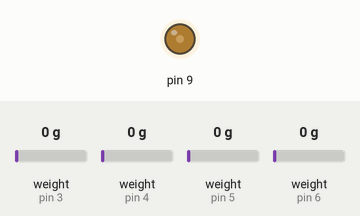
Bench run of a sketch on a simulated Arduino Uno, built with avr-gcc and run on an emulated ATmega328P. Shown: output pins drawn as LEDs (lit = HIGH). The test bench sets the inputs (shaded band); at power-on: weight on the scale (sensors on pin 3, pin 4, pin 5, pin 6) 0 g. What the sketch prints to the serial monitor is not drawn.

Above: at 0.1 s.
Timing chart, 0 to 1.6 s (numbered marks = the images above):
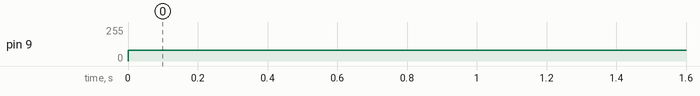

The sketch:

Standing_Prototype_Bluetooth.ino.ino
```cpp
#include "HX711.h"
#include <Q2HX711.h>
#include <SoftwareSerial.h>

#define calibration_factor -7050.0 //This value is obtained using the SparkFun_HX711_Calibration sketch
#define NUM_TRIALS 10
#define CLK  2
#define DOUT_1  6
#define DOUT_2  5
#define DOUT_3  4
#define DOUT_4  3

HX711 scale_1(DOUT_1, CLK);
HX711 scale_2(DOUT_2, CLK);
HX711 scale_3(DOUT_3, CLK);
HX711 scale_4(DOUT_4, CLK);

SoftwareSerial hc_08(10, 11);

float val1, val2, val3, val4;
float forward1 = 0, forward2 = 0, forward3 = 0, forward4 = 0; //Goes from left to right on the platform by vertical pairs of two
float backward1 = 0, backward2 = 0, backward3 = 0, backward4 = 0;
float neutral1 = 0, neutral2 = 0, neutral3 = 0, neutral4 = 0;
float left, right; //left = (1 + 2)/2, Right = (3 + 4)/2    May end up doing two values
float leftNeutral, leftForward, leftBackward;
float rightNeutral, rightForward, rightBackward;
uint8_t serialLeft, serialRight;
uint8_t head = 'A';
uint8_t tail = 'B';

void haptic() {
  digitalWrite(8, HIGH);
  digitalWrite(7, LOW);
  analogWrite(9, 80);
  delay(400);
  //  delay(500);
  digitalWrite(8, LOW);
  digitalWrite(7, LOW);
}

void setup() {
  Serial.begin(9600);
  hc_08.begin(9600);
  Serial.println("HX711 scale demo");
  haptic();

  scale_1.set_scale(calibration_factor); //This value is obtained by using the SparkFun_HX711_Calibration sketch
  scale_1.tare(); //Assuming there is no weight on the scale at start up, reset the scale to 0

  scale_2.set_scale(calibration_factor); //This value is obtained by using the SparkFun_HX711_Calibration sketch
  scale_2.tare(); //Assuming there is no weight on the scale at start up, reset the scale to 0

  scale_3.set_scale(calibration_factor); //This value is obtained by using the SparkFun_HX711_Calibration sketch
  scale_3.tare(); //Assuming there is no weight on the scale at start up, reset the scale to 0

  scale_4.set_scale(calibration_factor); //This value is obtained by using the SparkFun_HX711_Calibration sketch
  scale_4.tare(); //Assuming there is no weight on the scale at start up, reset the scale to 0

  //going to need to find new calibration factors for all these scales since we're using new HX711's

  Serial.println("Stand naturally until buzzer");
  delay(2000);
  int i;
  for (i = 0; i < NUM_TRIALS ; i++) {
    neutral1 += scale_1.get_units() / NUM_TRIALS;
    neutral2 += scale_2.get_units() / NUM_TRIALS;
    neutral3 += scale_3.get_units() / NUM_TRIALS;
    neutral4 += scale_4.get_units() / NUM_TRIALS;
    Serial.print("Working   ");
    Serial.println(i);
    delay(10);
  }
  haptic();

  //add in a timer to find the forward neutral
  //then for the backward neutral
  //then another resting neutrsl neutral

  Serial.print(neutral1);
  Serial.print("  ");
  Serial.print(neutral2);
  Serial.print("  ");
  Serial.print(neutral3);
  Serial.print("  ");
  Serial.print(neutral4);

  Serial.println("\nPlease lean forward until buzzer.");
  delay(2000);

  int j;
  for (j = 0; j < NUM_TRIALS; j++) {
    forward1 += scale_1.get_units() / NUM_TRIALS;
    forward2 += scale_2.get_units() / NUM_TRIALS;
    forward3 += scale_3.get_units() / NUM_TRIALS;
    forward4 += scale_4.get_units() / NUM_TRIALS;
    Serial.print("Working   ");
    Serial.println(j);
    delay(10);
  }
  haptic();

  Serial.print(forward1);
  Serial.print("  ");
  Serial.print(forward2);
  Serial.print("  ");
  Serial.print(forward3);
  Serial.print("  ");
  Serial.print(forward4);

  Serial.println("\nPlease lean backward until buzzer.");
  delay(2000);

  int k;
  for (k = 0; k < NUM_TRIALS; k++) {
    backward1 += scale_1.get_units() / NUM_TRIALS;
    backward2 += scale_2.get_units() / NUM_TRIALS;
    backward3 += scale_3.get_units() / NUM_TRIALS;
    backward4 += scale_4.get_units() / NUM_TRIALS;
    Serial.print("Working   ");
    Serial.println(k);
    delay(10);
  }
  haptic();

  Serial.print(backward1);
  Serial.print("  ");
  Serial.print(backward2);
  Serial.print("  ");
  Serial.print(backward3);
  Serial.print("  ");
  Serial.println(backward4);

  leftNeutral = (neutral1 + neutral2) / 2;
  leftForward = (forward1 + forward2) / 2 - leftNeutral;
  leftBackward = abs((backward1 + backward2) / 2 - leftNeutral);

  rightNeutral = (neutral3 + neutral4) / 2;
  rightForward = (forward3 + forward4) / 2 - rightNeutral;
  rightBackward = abs((backward3 + backward4) / 2 - rightNeutral);
  haptic();
  Serial.print("Configuring Bluetooth Connection");
  while (!hc_08.available()) {
    Serial.print(". ");
    delay(400);
    hc_08.listen();
    if (hc_08.available()) {
      Serial.println("BLUE");
      hc_08.flush();
      break;
    }
  }
  haptic();
  delay(200);
  haptic();
}

void loop() {
  val1 = (scale_1.get_units() - neutral1);
  val2 = (scale_2.get_units() - neutral2);
  val3 = (scale_3.get_units() - neutral3);
  val4 = (scale_4.get_units() - neutral4);

  left = (val1 + val2) / 2;
  right = (val3 + val4) / 2;

  serialLeft =  (char) map(left, -128, 128, 1, 254);
  serialRight =  (char) map(right, -128, 128, 1, 254);

  Serial.print("  Left Output: ");
  Serial.print(serialLeft, DEC);
  Serial.print("    Right Output: ");
  Serial.println(serialRight, DEC);

  hc_08.write(head);
  hc_08.write(serialLeft);
  hc_08.write(serialRight);
  hc_08.write(tail);
}
```

Measured:
- by itself, pin 9: 0/255 → 80/255 at 0.00 s
